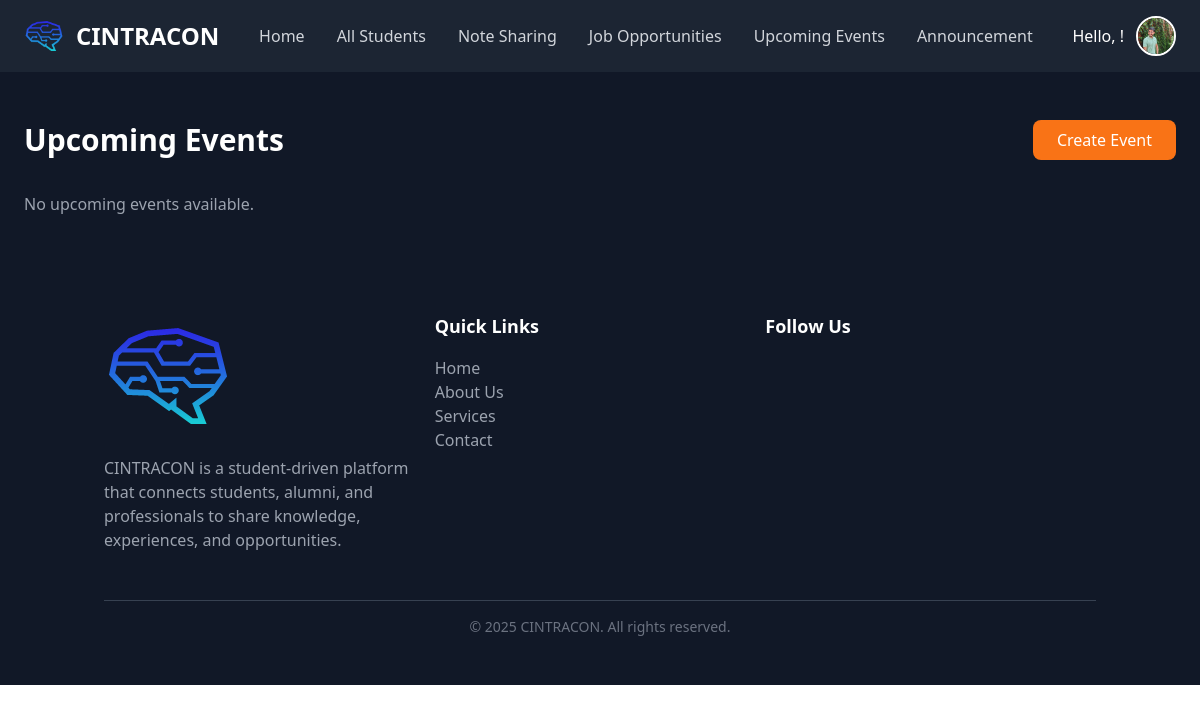
The app's page /upcoming-events/, older data.
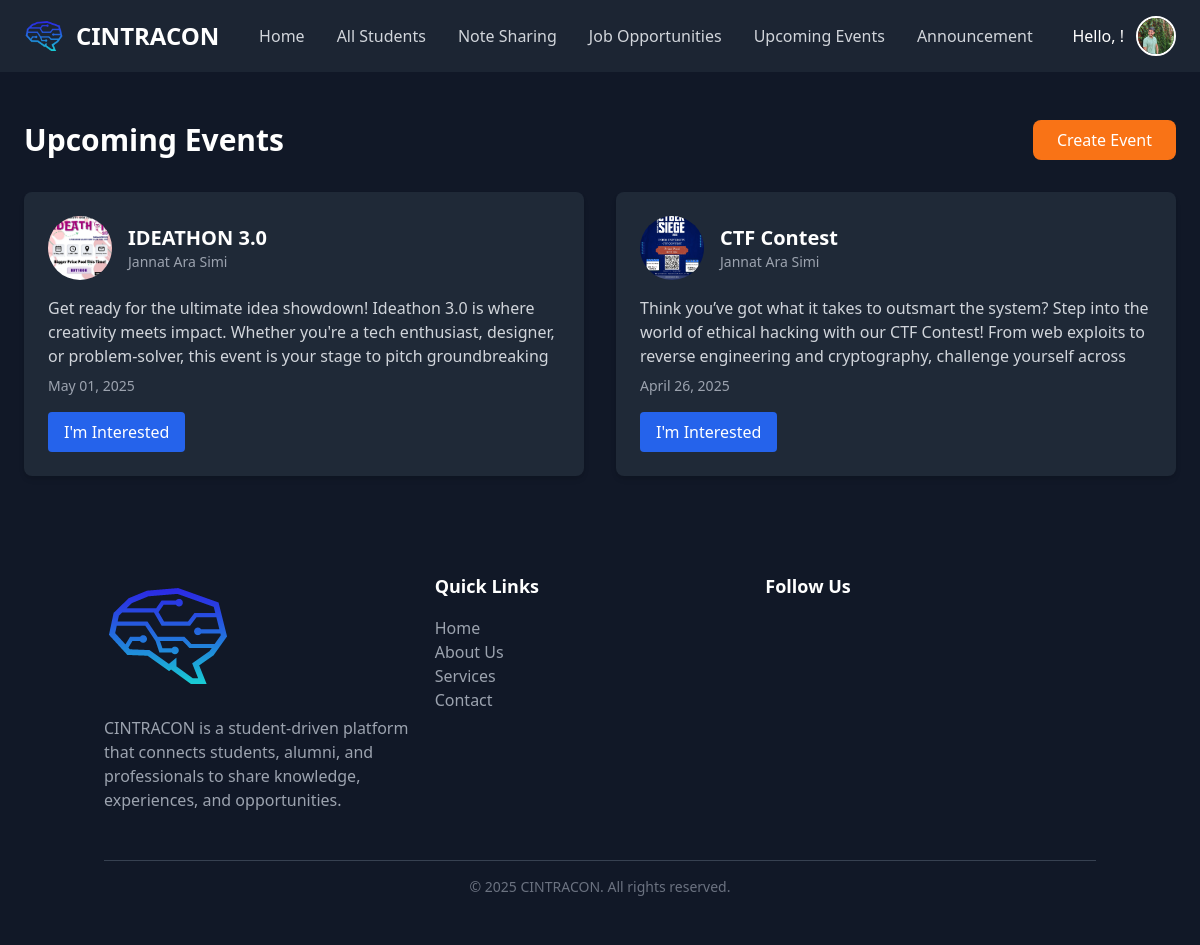
The same page, newer data.
### upcomingevents/models.py (models this page shows, shortened)
class UpcomingEvent(models.Model):
    title = models.CharField(max_length=100)
    description = models.CharField(max_length=200)
    image = models.ImageField(upload_to='upcomingevents/', blank=True, null=True)
    date = models.DateField(blank=True, null=True)
    user = models.ForeignKey(CustomUser, on_delete=models.CASCADE, related_name='upcoming_events')

### authentication/models.py (models this page shows)
class CustomUser(AbstractUser):
    username = None  # Remove the username field
    email = models.EmailField(unique=True)  # Make email unique
    full_name = models.CharField(max_length=255)
    USERNAME_FIELD = 'email'  # This tells Django to use email as the identifier
    REQUIRED_FIELDS = ['full_name']  # Email and full_name are required fields for creating a superuser
    objects = CustomUserManager() # For Custom User and admin Reg

### upcomingevents/views.py (the view)
# urls.py: path('upcoming-events/',include('upcomingevents.urls')),
def upcomingevents(request):
    events = UpcomingEvent.objects.all()
    return render(request,'upcomingEvents.html',{"events":events})

### templates/upcomingEvents.html (shortened to what this page needs)
{% extends "base.html" %}
{% load static %}
{% block content %}
<section class="bg-gray-900 text-white py-12 px-6">
  <div class="max-w-7xl mx-auto">
    <div class="flex justify-between items-center mb-8">
      <h1 class="text-3xl font-bold">Upcoming Events</h1>
      <a href="#" class="bg-orange-500 hover:bg-orange-600 text-white px-6 py-2 rounded-lg transition">Create Event</a>
    </div>
    <div class="grid grid-cols-1 md:grid-cols-2 gap-8">
      {% for event in events %}
      <div class="bg-gray-800 p-6 rounded-lg shadow-md hover:shadow-xl transition-all duration-300">
        <div class="flex items-center space-x-4 mb-4">
          <img src="{% if event.image %}{{ event.image.url }}{% else %}{% static 'images/default-event.png' %}{% endif %}" alt="Event Image" class="w-16 h-16 rounded-full object-cover">
          <div>
            <h2 class="text-xl font-bold">{{ event.title }}</h2>
            <p class="text-gray-400 text-sm">{{ event.user.full_name }}</p>
          </div>
        </div>
        <p class="text-gray-300 mb-2">{{ event.description }}</p>
        <p class="text-sm text-gray-400">{{ event.date|date:"F d, Y" }}</p>
        <a href="#" class="mt-4 inline-block bg-blue-600 hover:bg-blue-700 text-white px-4 py-2 rounded transition">I'm Interested</a>
      </div>
      {% empty %}
      <p class="text-gray-400">No upcoming events available.</p>
      {% endfor %}
    </div>
  </div>
</section>
{% endblock %}

### templates/base.html (shortened to what this page needs)
{% load static %}
<!DOCTYPE html>
<html lang="en">
  <head>
    <script src="https://cdn.tailwindcss.com"></script>
  </head>
  <body>
    <nav class="bg-[#1C2533] px-6 py-4 shadow-md">
      <div class="max-w-7xl mx-auto flex justify-between items-center">
        <div class="flex items-center space-x-3">
          <img
            src="{% static 'images/c_logo.png' %}"
            alt="Logo"
            class="w-10 h-10 rounded-full"
          />
          <span class="text-2xl font-bold text-white">CINTRACON</span>
        </div>
        <ul class="hidden md:flex space-x-8 font-medium text-gray-300">
          <li>
            <a href="{% url 'home' %}" class="hover:text-white transition"
              >Home</a
            >
          </li>
          <li>
            <a href="{% url 'allStudents' %}" class="hover:text-white transition">All Students</a>
          </li>
          <li>
            <a href="{% url 'notes_sharing' %}" class="hover:text-white transition">Note Sharing</a>
          </li>
          <li>
            <a href="{% url 'jobopportunities' %}" class="hover:text-white transition"
              >Job Opportunities</a
            >
          </li>
          <li>
            <a href="{% url 'upcomingevents' %}" class="hover:text-white transition"
              >Upcoming Events</a
            >
          </li>
          <li>
            <a href="#" class="hover:text-white transition">Announcement</a>
          </li>
        </ul>
        <div class="relative flex items-center space-x-3">
          <p class="text-white font-medium">Hello, {{ full_name }}!</p>
          <button id="dropdownButton" class="focus:outline-none">
            <img
              src="{% static 'images/jisan.jpg' %}"
              alt="Profile"
              class="w-10 h-10 rounded-full border-2 border-white"
            />
          </button>
        </div>
      </div>
    </nav>
    {% block content %}{% endblock %}
    <footer class="bg-gray-900 text-white py-12 mt-0">
    <div class="container mx-auto px-4">
        <div class="flex flex-wrap justify-between">
            <div class="w-full sm:w-1/3 mb-6">
                <img src="{% static 'images/c_logo.png' %}" alt="CINTRACON Logo" class="w-32 h-32 mb-4 rounded-full">
                <p class="text-gray-400">CINTRACON is a student-driven platform that connects students, alumni, and professionals to share knowledge, experiences, and opportunities.</p>
            </div>
            <div class="w-full sm:w-1/3 mb-6">
                <h4 class="text-lg font-semibold mb-4">Quick Links</h4>
                <ul>
                    <li><a href="#" class="text-gray-400 hover:text-white transition duration-300">Home</a></li>
                    <li><a href="#" class="text-gray-400 hover:text-white transition duration-300">About Us</a></li>
                    <li><a href="#" class="text-gray-400 hover:text-white transition duration-300">Services</a></li>
                    <li><a href="#" class="text-gray-400 hover:text-white transition duration-300">Contact</a></li>
                </ul>
            </div>
            <div class="w-full sm:w-1/3 mb-6">
                <h4 class="text-lg font-semibold mb-4">Follow Us</h4>
            </div>
        </div>
        <div class="border-t border-gray-700 mt-6 pt-4 text-center">
            <p class="text-sm text-gray-500">© 2025 CINTRACON. All rights reserved.</p>
        </div>
    </div>
</footer>
  </body>
</html>

Row changes from the older to the newer data that the page shows:
added UpcomingEvent: image (picture), title "IDEATHON 3.0", user.full_name "Jannat Ara Simi", description "Get ready for the ultimate idea showdown! Ideathon 3.0 is where creativity meets impact. Whether you're a tech enthusiast, designer, or problem-solver, this event is your stage to pitch groundbreaking", date "May 01, 2025"
added UpcomingEvent: image (picture), title "CTF Contest", user.full_name "Jannat Ara Simi", description "Think you’ve got what it takes to outsmart the system? Step into the world of ethical hacking with our CTF Contest! From web exploits to reverse engineering and cryptography, challenge yourself across", date "April 26, 2025"
Text that changed along with them:
text no longer shown: "No upcoming events available."
